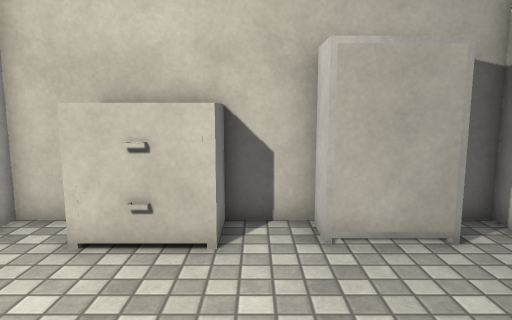
view 1 (above)

14 first-person views from a walk through a scene from a Unity 3-D project. The camera is 1.4 m above the floor, tilts 8° down and sees 70° across. The floor is counted in squares, 0.5 m on a side. Each view is taken from the middle of a square. On the plan, view 1 faces up. The plan holds only what a view shows up to about 20 squares ahead; the rest is blank. The place goes on beyond the plan. The player character is not drawn. Some surface patterns are stand-ins.

view 2
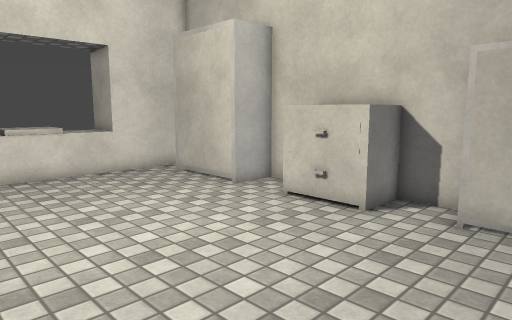

view 3
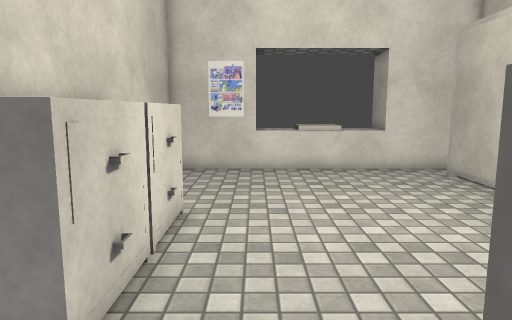

view 4
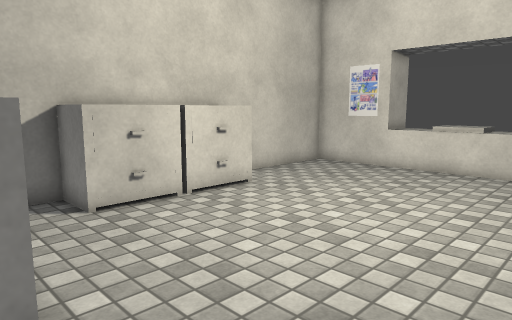

view 5
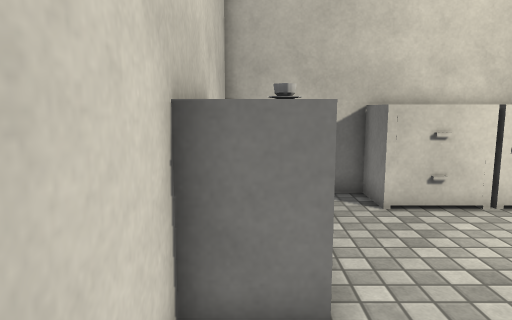

view 6
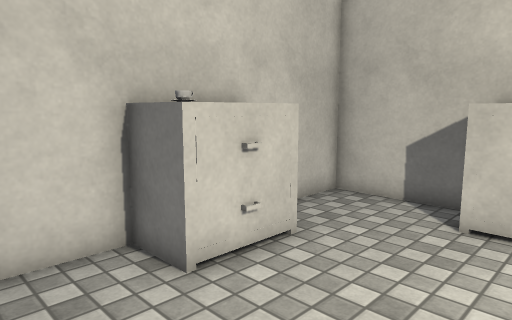

view 7
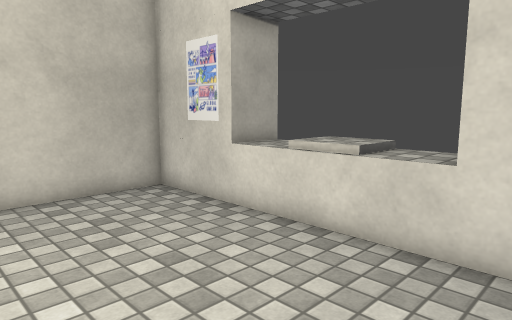

view 8
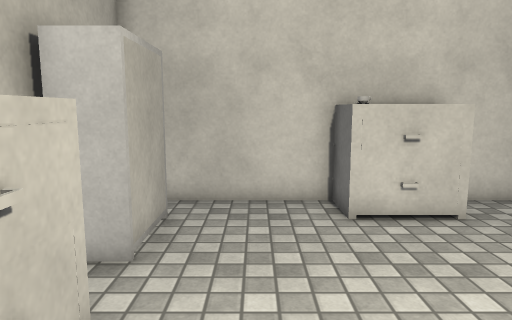

view 9
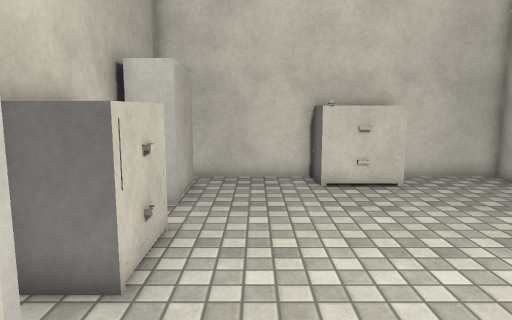

view 10
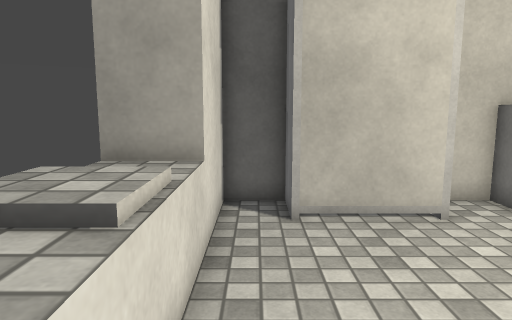

view 11
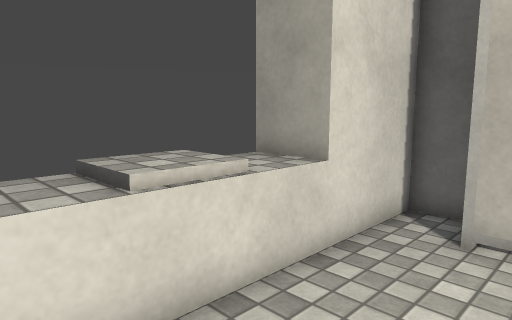

view 12
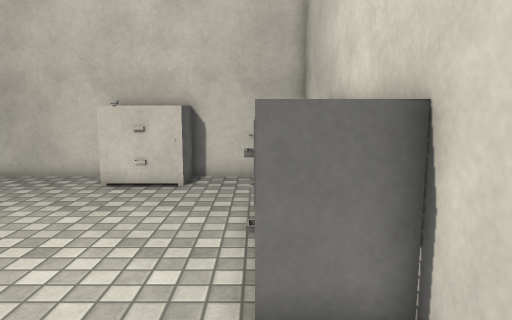

view 13
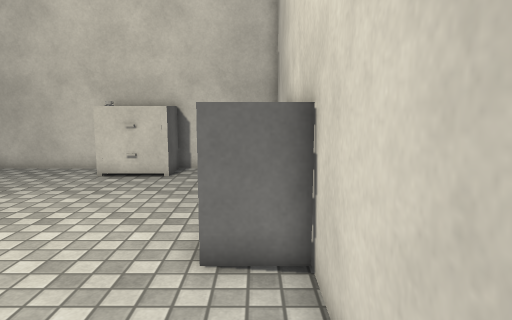

view 14
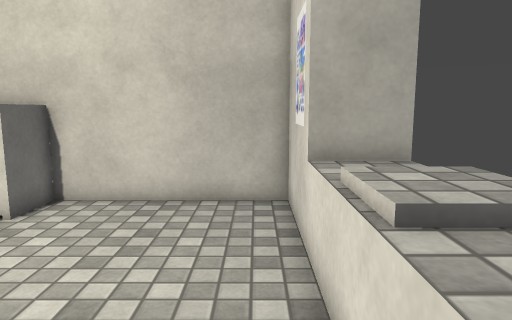

### Floor plan
Key: @ floor where view 1 was taken; # wall or solid block; . floor; ^ raised ledge; R drawers; C closet; B block.
Columns run from 14 left of view 1 to 6 right of it. Each row starts with its distance up from view 1.
  9   ###   ###RR####  ##
  8   #.#   #.R  R.CC  .#
  7   #.#CCC#.RRRR..CCC.#
  6   #.................#
  5 ###.................#
  4 ^^^.................#
  3 BB^...............RR#
  2 #B#...............R R
  1 BB#...............R R
  0 ^^^...........@...RR#
 -1 ^^^.................#
 -2   #.................#
 -3   #......RRRRRRR....#
 -4   #......R     R....#
 -5   ###################

Positions as (right, up) in squares from view 1, and headings:
1: (0, 0), facing up
2: (4, -2), facing up-left
3: (5, -1), facing left
4: (5, 7), facing down-left
5: (5, 7), facing down
6: (-1, 6), facing down-right
7: (-5, 7), facing down-left
8: (-5, 5), facing right
9: (-9, 5), facing right
10: (-11, -2), facing up
11: (-8, -1), facing up-left
12: (-9, -3), facing right
13: (-11, -4), facing right
14: (-11, 6), facing down
